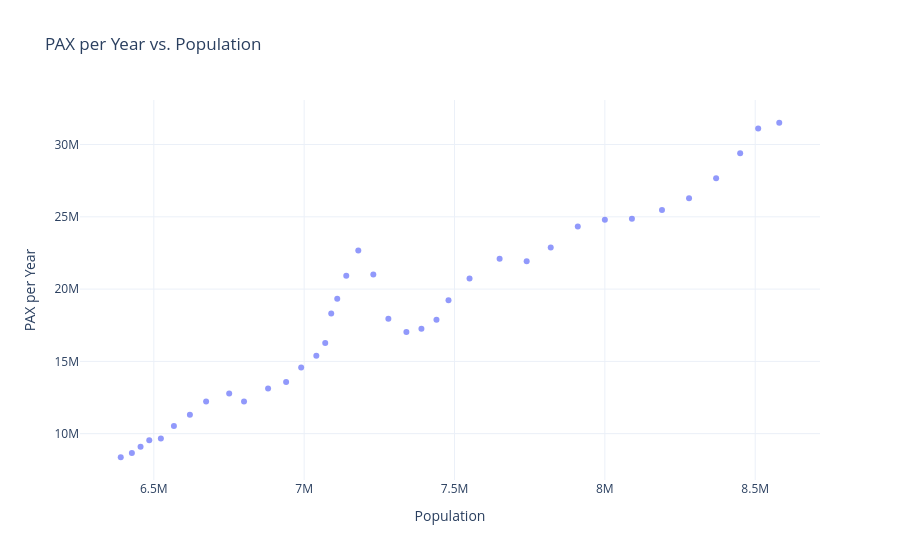

Source (notebook cell):
### Code cell
fig = go.Figure()

fig.add_trace(
    go.Scatter(
        x=df["Population"],
        y=df["PAX_per_Year"],
        mode="markers",
        marker=dict(opacity=0.7),
        name="PAX"
    )
)

fig.update_layout(
    title="PAX per Year vs. Population",
    xaxis_title="Population",
    yaxis_title="PAX per Year",
    template="plotly_white"
)

fig.show()

### Figure 1 — Plotly figure (JSON) as saved in the notebook; plotly's stock layout.template omitted (floating-point values rounded to 4 significant figures)
{"data": [{"marker": {"opacity": 0.7}, "mode": "markers", "name": "PAX", "type": "scatter", "x": [6390000, 6427000, 6455896, 6484834, 6523413, 6566799, 6619973, 6673850, 6750693, 6800000, 6880000, 6940000, 6990000, 7040477, 7070000, 7090000, 7110000, 7140000, 7180000, 7230000, 7280000, 7340000, 7390000, 7440000, 7480000, 7550000, 7650000, 7740000, 7820000, 7910000, 8000000, 8090000, 8190000, 8280000, 8370000, 8450000, 8510000, 8580000], "y": [8367699, 8661582, 9102355, 9546141, 9670366, 10534015, 11305215, 12231671, 12769757, 12225542, 13119273, 13574085, 14573334, 15395406, 16276699, 18318360, 19326589, 20925667, 22675366, 21012871, 17948058, 17024937, 17252906, 17884652, 19237216, 20739113, 22099233, 21926872, 22878251, 24337954, 24802400, 24865138, 25477622, 26281228, 27666428, 29396094, 31113488, 31507692]}], "layout": {"title": {"text": "PAX per Year vs. Population"}, "xaxis": {"title": {"text": "Population"}}, "yaxis": {"title": {"text": "PAX per Year"}}}}
